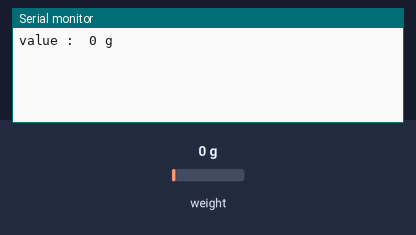
A sketch run on a simulated Arduino Uno, built with avr-gcc and run on an emulated ATmega328P. Parts: the last lines printed to the serial monitor. Inputs (shaded band) come from the test bench; at power-on: weight on the scale 0 g.

Above: at 7.2 s.
7.3 s: weight on the scale set to 100 g
At 10.7 s:
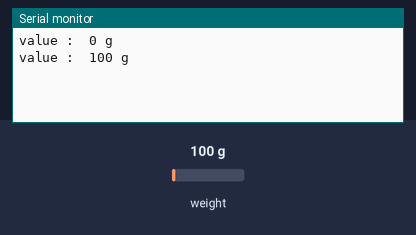
10.9 s: weight on the scale set to 1250 g
At 14.7 s:
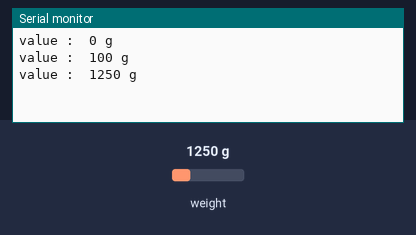
Timing chart, 0 to 16.2 s (numbered marks = the images above; inputs shaded):
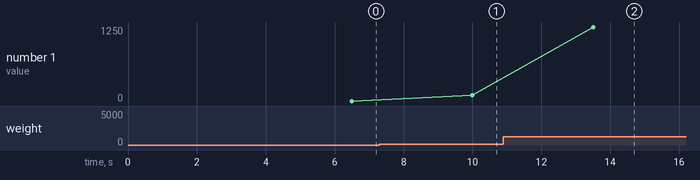

Measured:
- after the input at 7.3 s, the serial monitor: prints a new line after 2.7 s (image 1)
- after the input at 10.9 s, the serial monitor: prints a new line after 2.6 s (image 2)
- plotted number 1: 0 → 100 after the input at 7.3 s, 100 → 1250 after the input at 10.9 s

The sketch:

loadcell_kgweight.ino
```cpp
#include "HX711.h"

// HX711 circuit wiring
#define LOADCELL_DOUT_PIN         2
#define LOADCELL_SCK_PIN          3

// scale - 10Kg loadcell : 226 / 5kg loadcell : 372
// ADC 모듈에서 측정된 결과값을 (loadcellValue)값 당 1g으로 변환해 줌
float loadcellValue = 46.5;

HX711 scale;

void setup() {
  // put your setup code here, to run once:

  Serial.begin(9600);

  // 로드셀 HX711 보드 pin 설정
  scale.begin(LOADCELL_DOUT_PIN, LOADCELL_SCK_PIN);

  // 부팅 후 잠시 대기 (2초)
  delay(2000);

  // 측정값 1회 읽어오기
  //Serial.print("read: \t\t\t");
  //Serial.println(scale.read());

  delay(1000);

  // 스케일 설정
  scale.set_scale(loadcellValue);

  // 오프셋 설정(10회 측정 후 평균값 적용) - 저울 위에 아무것도 없는 상태를 0g으로 정하는 기준점 설정(저울 위에 아무것도 올려두지 않은 상태여야 합니다.)
  scale.tare(10);

  // 설정된 오프셋 및 스케일 값 확인
 // Serial.print("Offset value :\t\t");
  //Serial.println(scale.get_offset());
 // Serial.print("Scale value :\t\t");
 // Serial.println(scale.get_scale());

  // (read - offset) 값 확인 (scale 미적용)
//  Serial.print("(read - offset) value: \t");
 // Serial.println(scale.get_value());
  delay(2000);

}

void loop() {
  // put your main code here, to run repeatedly:

  // 오프셋 및 스케일이 적용된 측정값 출력 (5회 측정 평균값)

  String value = "value :\t";
  String unit = " g";
  int tmp = scale.get_units(5);
  int weight = abs(tmp);
  //Serial.print(abs(weight));    // 5회 측정 평균값, 소수점 아래 2자리 출력
  Serial.println(value+weight+unit);

  // 3초 대기
  delay(3000);

}
```
